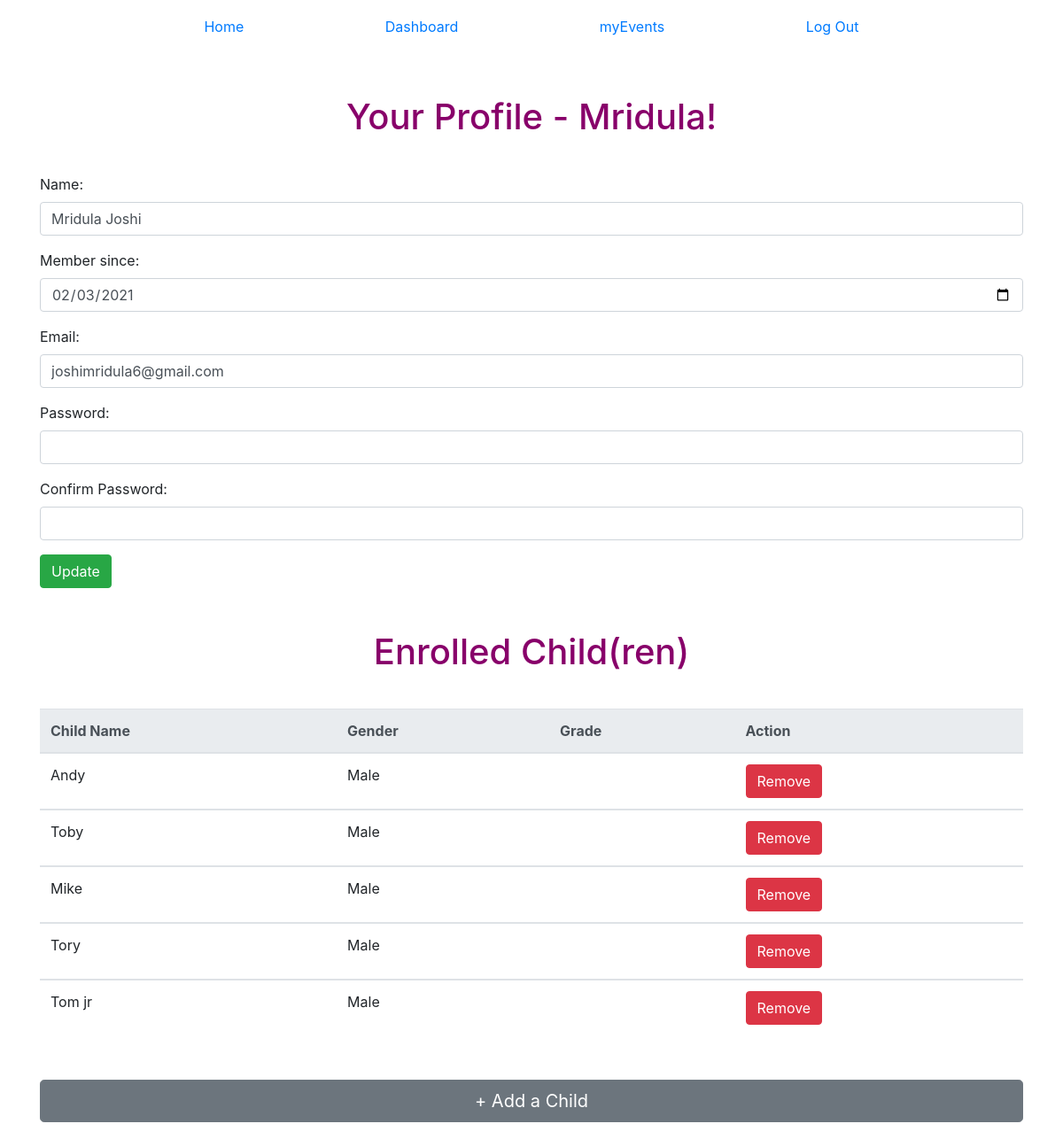
The page /ABC/myProfile (signed in) on the database its author committed.
### group_app/models.py (models this page shows)
class User(models.Model):
    first_name = models.CharField(max_length=60)
    last_name = models.CharField(max_length=60)
    email = models.EmailField(unique=True)
    password = models.CharField(max_length=100)
    created_at = models.DateTimeField(auto_now_add=True)
    updated_at = models.DateTimeField(auto_now=True)
    objects = UserManager()
    @ property
    def full_name(self):
        return f"{self.first_name} {self.last_name}"
    def get_date(self):
        return self.created_at.date()

class Child(models.Model):
    first_name = models.CharField(max_length=50)
    last_name = models.CharField(max_length=50)
    birth_date = models.DateTimeField()
    gender = models.CharField(max_length=10)
    age = models.IntegerField()
    program = models.CharField(max_length = 20)
    created_at = models.DateTimeField(auto_now_add=True)
    updated_at = models.DateTimeField(auto_now=True)
    parent_child = models.ForeignKey(User, related_name="enrolled_parent",on_delete=models.CASCADE)  #OneParentManyChildren and ManyChildren can belong to OneParent
    objects = ChildManager()

### group_app/views.py (the view)
# urls.py: path('myProfile', views.myProfile),
def myProfile(request):
    if 'user_id' not in request.session:
        return redirect('/ABC')
    user = User.objects.get(id=request.session['user_id'])
    children = Child.objects.all()
    context = {
        'user': user,
        'children': children,
    }
    return render(request, 'myProfile.html', context)

### group_app/templates/myProfile.html (shortened to what this page needs)
<!DOCTYPE html>
<html lang="en">
<head>
    <link href="https://stackpath.bootstrapcdn.com/bootstrap/4.5.0/css/bootstrap.min.css" rel="stylesheet"
>
    {% load static %}
    <link rel="stylesheet" href="{% static 'css/style.css' %}">
</head>
<body>
    <div class="container">
        <nav class="navbar">
            <a href="#">Home</a>
            <a href="/ABC/dashboard">Dashboard</a>
            <a href="/ABC/myEvents">myEvents</a>
            <a class="float-right" href="/ABC/logout">Log Out</a>
        </nav>
        <br>
        <br>
        <section id="my_profile">
            <div>
                <h1>Your Profile - {{ user.first_name }}!</h1>
                <form action="{% url 'update_myProfile' %}" method="POST">
                    <div class="form-group">
                        <label for="name">Name:</label>
                        <input type="text" name="name" class="form-control" value="{{ user.full_name }}">
                    </div>
                    <div class="form-group">
                        <label for="member_date">Member since:</label>
                        <input type="date" name="member_since" class="form-control"
                            value="{{ user.get_date|date:"Y-m-d" }}">
                    </div>
                    <div class="form-group">
                        <label for="email">Email:</label>
                        <input type="text" name="email" class="form-control" value="{{ user.email }}">
                    </div>
                    <div class="form-group">
                        <label for="password">Password:</label>
                        <input type="password" name="password" class="form-control">
                    </div>
                    <div class="form-group">
                        <label for="confirm_pw">Confirm Password:</label>
                        <input type="password" name="confirm_pw" class="form-control">
                    </div>
                    <button type="submit" class="btn btn-success">Update</button>
                </form>
            </div>
        </section>
        <br><br>
        <section id="enrolled_children">
            <div>
                <h1>Enrolled Child(ren)</h1>
                <table class="table">
                    <thead class="thead-light">
                        <tr>
                            <th scope="col">Child Name</th>
                            <th scope="col">Gender</th>
                            <th scope="col">Grade</th>
                            <th scope="col">Action</th>
                        </tr>
                    </thead>
                    {% for child in children %}
                    <tbody>
                        <tr>
                            <td>{{ child.first_name }}</td>
                            <td>{{ child.gender }}</td>
                            <td>{{ child.grade }}</td>
                            <td>
                                <form action="{% url 'remove_child_myProfile' %}" method="POST">
                                    <button class="btn btn-danger" type="submit">Remove</button>
                                </form>
                            </td>
                        </tr>
                    </tbody>
                    {% endfor %}
                </table>
                <a href="childForm" class="btn btn-secondary btn-lg btn-block">+ Add a Child </a>
            </div>
        </section>
        <br>
        <br>
    </div>
</body>
</html>

### group_app/static/css/style.css (style rules this page uses)
* { margin:0; padding:0; }
h1 { color: rgb(136, 0, 106); }
.navbar { display: flex; justify-content: space-evenly; margin:10px; }
#my_profile h1 { text-align: center; margin-bottom: 40px; }
#enrolled_children h1 { text-align: center; margin-bottom: 40px; }
#enrolled_children a { text-decoration: none; }
.btn-block { margin-top:50px; }
.container { margin-top:10px; }

### rows shown on the page
User: first_name "Mridula", name "Mridula Joshi", member_since "02/03/2021", email "joshimridula6@gmail.com"
Child: first_name "Andy", gender "Male"
Child: first_name "Toby", gender "Male"
Child: first_name "Mike", gender "Male"
Child: first_name "Tory", gender "Male"
Child: first_name "Tom jr", gender "Male"
